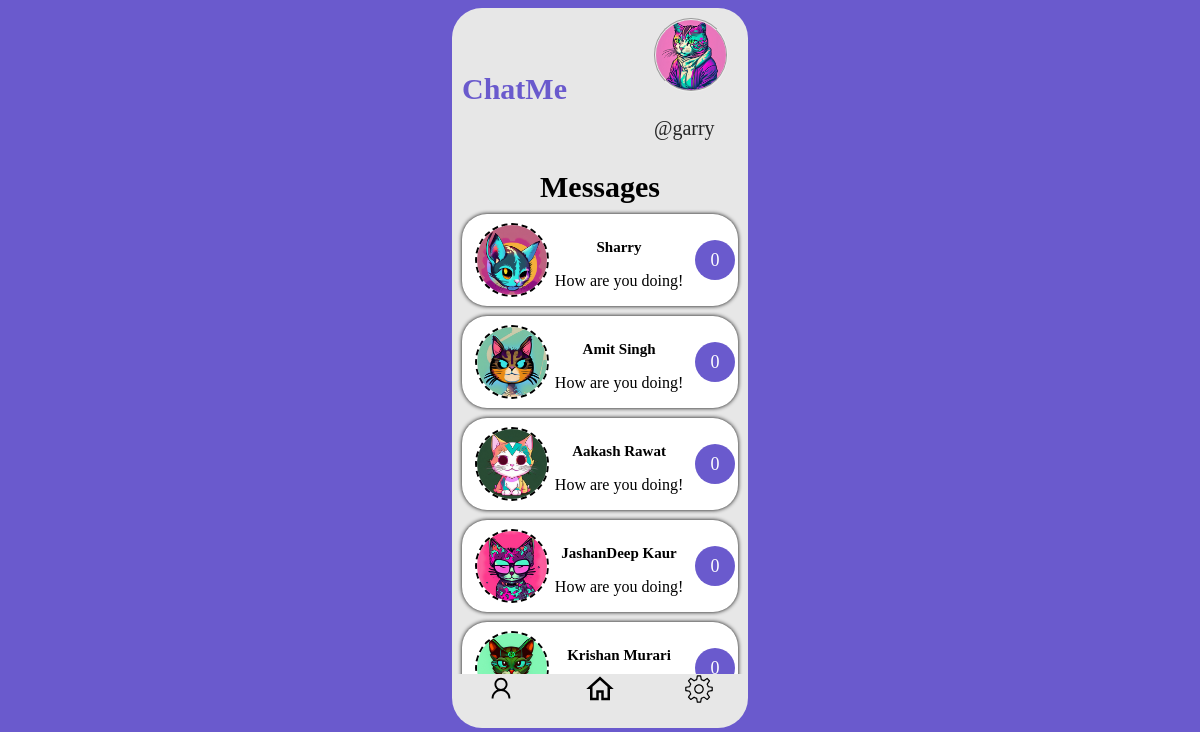
The page /chats/ (signed in) on the database its author committed.
### mychatapp/models.py (models this page shows, shortened)
class Profile(models.Model):
    user = models.OneToOneField(User, on_delete=models.CASCADE)
    name = models.CharField(max_length=100)
    pic = models.ImageField(upload_to="img", blank=True, null=True)
    friends = models.ManyToManyField('Friend', related_name="my_friends")

class Friend(models.Model):
    profile = models.OneToOneField(Profile, on_delete=models.CASCADE)

### mychatapp/views.py (the view)
# urls.py: path("", views.index, name="index"),
def index(request):
    user = request.user.profile
    friends = user.friends.all()
    context = {"user" : user, "friends" : friends}
    return render(request, "mychatapp/index.html", context)

### mychatapp/templates/mychatapp/index.html (shortened to what this page needs)
{% extends "mychatapp/base.html" %} {% block content %}
<div class="chat-container" style="height: 90vh;">
  <div class="main">
    <div class="logo">ChatMe</div>
    <div class="sub-main">
      <div class="main-user">
        <img src="{{user.pic.url}}" />
      </div>
      <p>@{{request.user.username}}</p>
    </div>
  </div>
  <div class="header">Messages</div>
  <div class="friends-container">
    {% for friend in friends %}
      <a href="{% url 'detail' friend.profile.id %}" style="color: black; text-decoration: none">
        <div class="friends">
          <div class="pic">
            <img
              src="{{friend.profile.pic.url}}"
              alt=""
            />
          </div>
          <div class="name">
            <h5 style="margin-bottom: 0;">{{friend.profile.name}}</h5>
            <p>How are you doing!</p>
          </div>
          <div class="msg">0</div>
        </div>
      </a>
    {% endfor %}
  </div>
  <div class="footer">
    <div>
    </div>
    <div>
    </div>
    <div>
    </div>
  </div>
</div>
{% endblock %}

### mychatapp/templates/mychatapp/base.html (shortened to what this page needs)
<!DOCTYPE html>
{% load static %}
<html lang="en">
<head>
    <link rel="stylesheet" href="{% static 'css/style.css' %}">
</head>
<body>
    {% block content %}{% endblock  %}
</body>
</html>

### mychatapp/static/css/style.css (style rules this page uses)
body { background-color: slateblue; display: flex; justify-content: center; }
.chat-container { display: flex; flex-direction: column; justify-content: center; align-items: center; background-color: rgb(231, 231, 231); width: 25%; border-radius: 30px; }
.main { margin: 10px auto; padding: 0 10px; width: 100%; display: flex; align-items: center; justify-content: space-between; }
.main-user img { border: 2px solid; border-radius: 50%; border-style: groove; height: 70px; width: 70px; }
.logo { font-size: 30px; font-family: Cascadia Code Light !important; font-weight: 700; color: slateblue; }
.sub-main { display: flex; text-wrap: wrap; flex-direction: column; margin-right: 30px; font-size: 20px; font-family: Cascadia Code Light !important; color: rgba(0, 0, 0, 0.842); }
.header { font-family: Cascadia Code !important; font-size: 30px; font-weight: 800; }
.friends-container { font-family: Cascadia Code Light !important; width: 100%; height: 600px; overflow-y: auto; }
.friends { background-color: white; border-radius: 25px; display: flex; justify-content: space-around; align-items: center; margin: 10px; box-shadow: 0px 0px 4px black; }
.pic { border: 2px solid; border-radius: 50%; border-style: dashed; height: 70px; width: 70px; margin-left: 10px; }
.pic img { border-radius: 50%; height: 100%; width: 100%; }
.name { text-align: center; }
.name h5 { font-size: 15px; font-family: Cascadia Code !important; font-weight: 800; }
.msg { width: 40px; height: 40px; background-color: slateblue; border-radius: 50%; text-align: center; color: white; display: flex; align-items: center; justify-content: center; font-size: 18px; }
.footer { width: 100%; height: 40px; display: flex; align-items: center; justify-content: space-around; padding-bottom: 20px; }
svg { cursor: pointer; }

### mychatapp/templates/mychatapp/index.html (style rules this page uses)
.friends-container { font-family: Cascadia Code Light !important; width: 100%; height: 600px; overflow-y: auto; }

### rows shown on the page
Profile: pic (picture)
Friend: profile.pic (picture), profile.name "Sharry"
Friend: profile.pic (picture), profile.name "Amit Singh"
Friend: profile.pic (picture), profile.name "Aakash Rawat"
Friend: profile.pic (picture), profile.name "JashanDeep Kaur"
Friend: profile.pic (picture), profile.name "Krishan Murari"

### other values the page prints
{{ request.user.username }} "garry"
